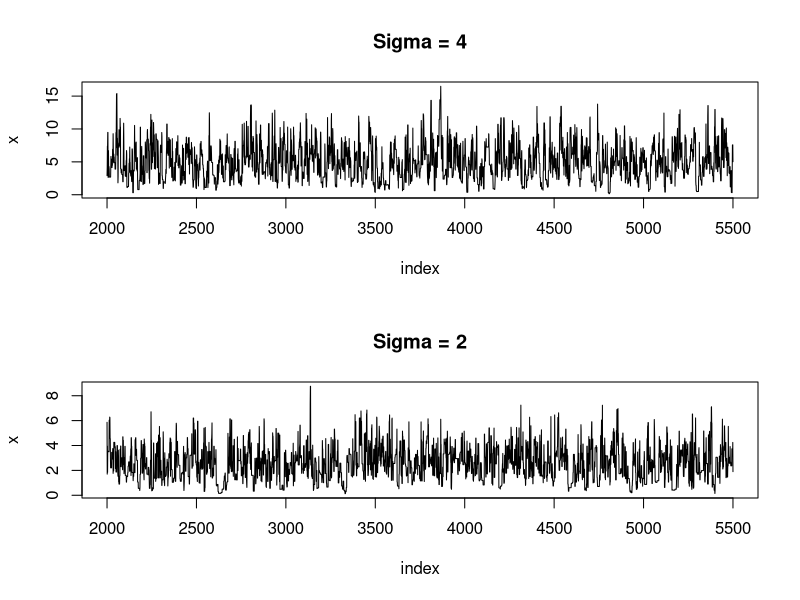
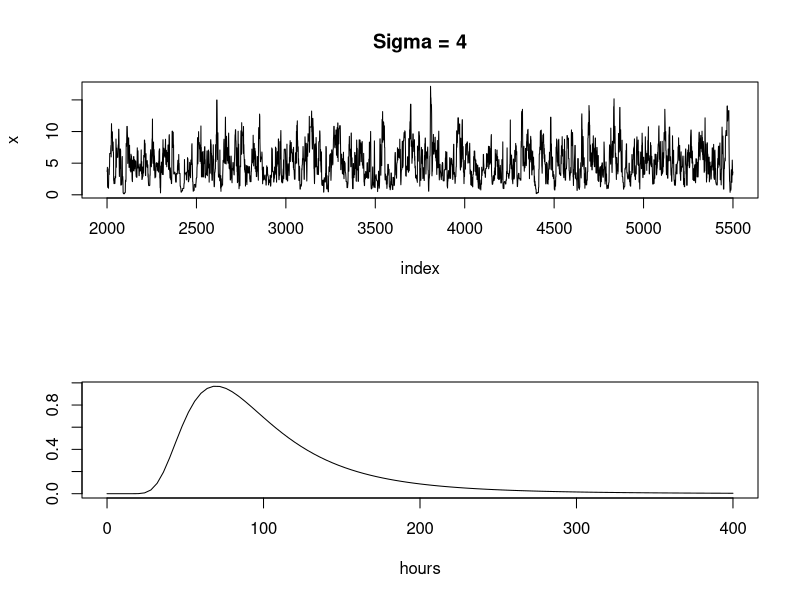
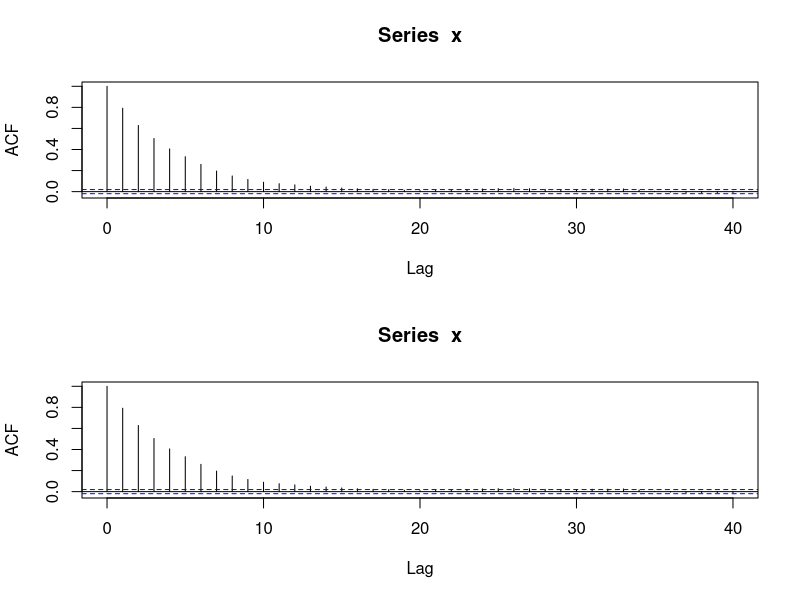
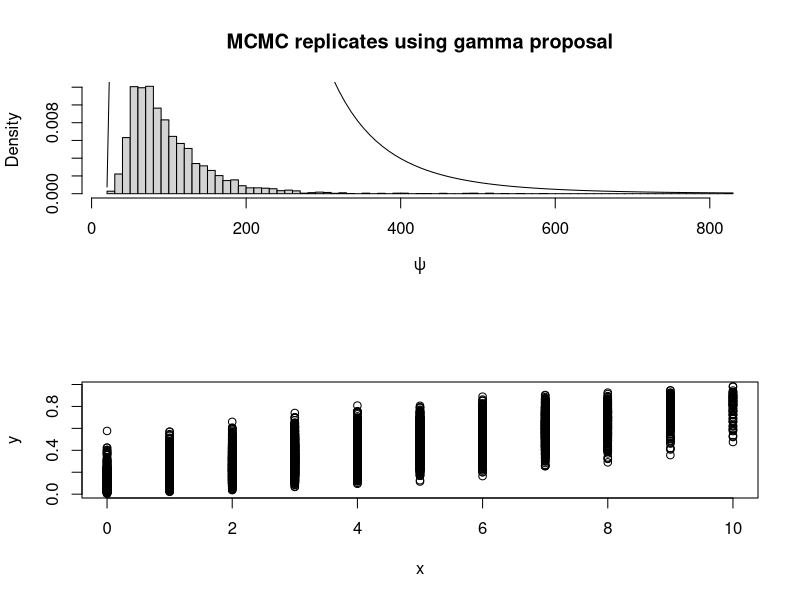
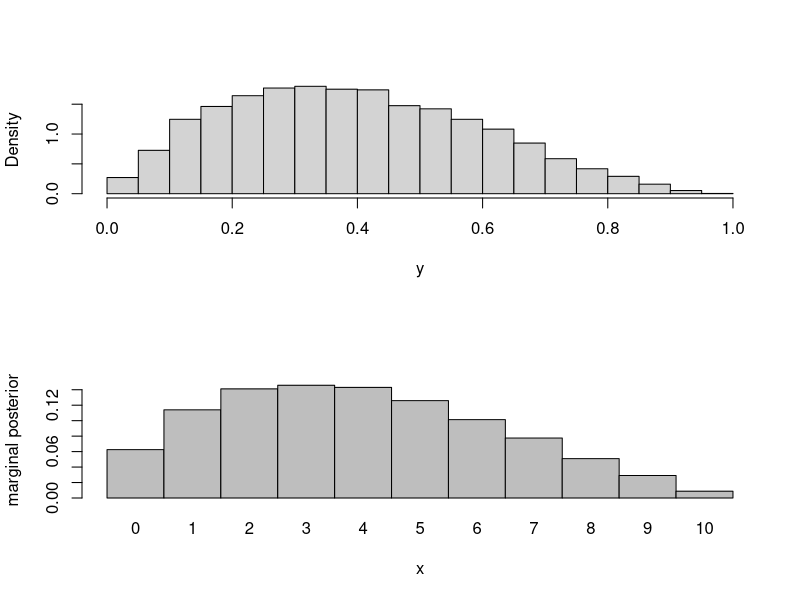
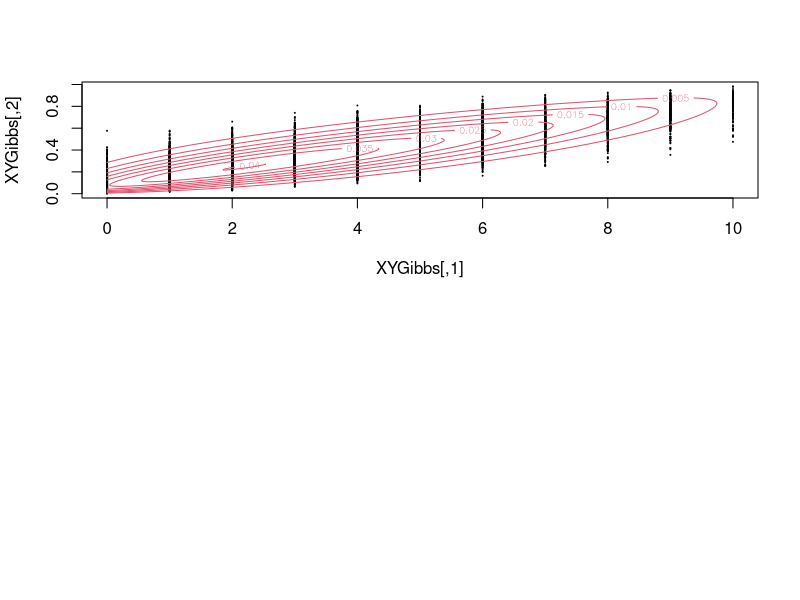
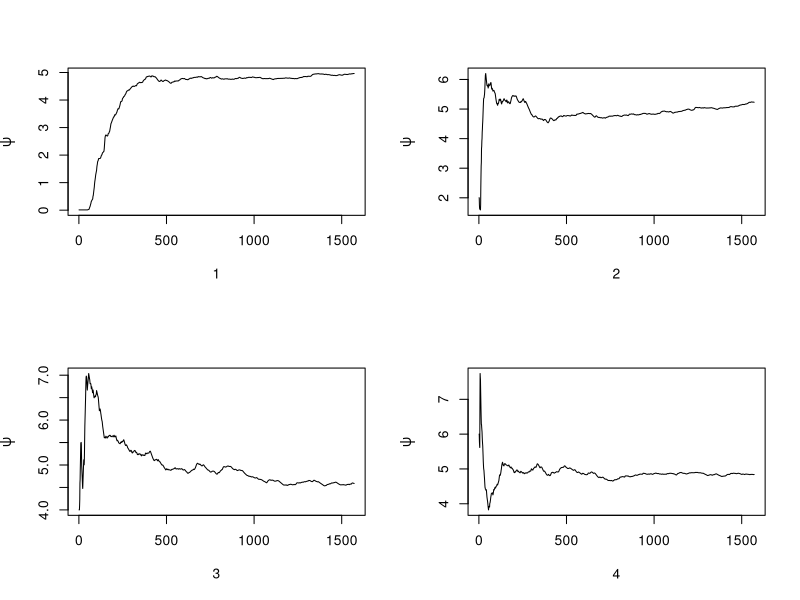
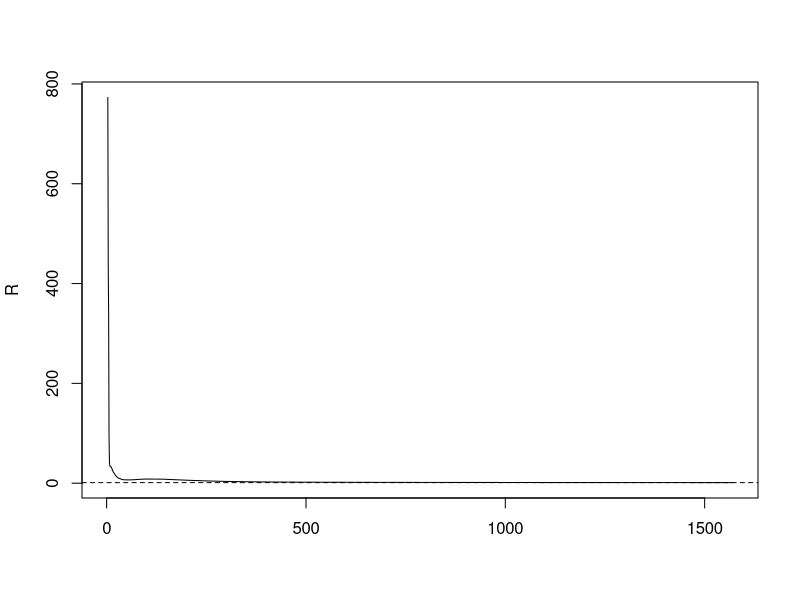

The R source for these figures, in order:
## ---- chunk 1
knitr::opts_chunk$set(echo = TRUE)
library(coda)
set.seed(04162021)
# Ch. 11: 11.1, 11.2, 11.5, 11.10, 11.12 
## ---- chunk 2


f <- function(x, sigma) {
  if (any(x < 0))
    return (0)
  stopifnot(sigma > 0)
  return((x / sigma ^ 2) * exp(-x ^ 2 / (2 * sigma ^ 2)))
}

mc.drayleigh <- function(sigma) {
  m <- 10000
  x <- numeric(m)
  x[1] <- rchisq(1, df = 1)
  k <- 0
  u <- runif(m)
  
  for (i in 2:m) {
    xt <- x[i - 1]
    y <- rchisq(1, df = xt)
    num <- f(y, sigma) * dchisq(xt, df = y)
    den <- f(xt, sigma) * dchisq(y, df = xt)
    if (u[i] <= num / den)
      x[i] <- y
    else {
      x[i] <- xt
      k <- k + 1     #y is rejected
    }
  }
  print(k)
  x
}

# Example 11.1 with sigma = 4
y1 <- mc.drayleigh(4)

# Repeat example 11.1 with sigma = 2
y2 <- mc.drayleigh(2)

par(mfrow=c(2,1))
index <- 2000:5500
plot(index, y1[index], type = "l", main = "Sigma = 4", ylab = "x")
plot(index, y2[index], type = "l", main = "Sigma = 2", ylab = "x")

# range
rbind('(sigma = 4)' = range(y1), "(sigma = 2)" = range(y2))
## ---- chunk 3

gamm.dis <- function(sigma) {
  m <- 10000
  x <- numeric(m)
  x[1] <- rgamma(1, 1, 1)
  k <- 0
  u <- runif(m)
  
  for (i in 2:m) {
    xt <- x[i - 1]
    y <- rgamma(1, shape = xt, rate = 1)
    num <- f(y, sigma) * dgamma(xt, shape = y, rate = 1)
    den <- f(xt, sigma) * dgamma(y, shape = xt, rate = 1)
    if (u[i] <= num / den)
      x[i] <- y
    else {
      x[i] <- xt
      k <- k + 1 #y is rejected
    } 
  } 
  
  print(k)
  x
}

## gamma distribution with sigma = 4
y3 <- gamm.dis(4)

plot(index, y3[index], type = "l", main = "Sigma = 4", ylab = "x")

## ---- chunk 4
f.mu <- function(x) {
  exp(-lbeta(419, 6) + 418 * log(x) - 418 * log(1 + x) - 6 * log(1 + x))
}
curve(f.mu(x), from=0, to=400, xlab="hours", ylab="")

## ---- chunk 5
fr <- function(x, y) {
  a <- 418 * (log(y) - log(x))
  b <- 424 * (log(1 + x) - log(1 + y))
  return(exp(a + b))
}

# MCMC Metropolis-Hastings with gamma proposal
m <- 10000
x <- numeric(m)
a <- 4
x[1] <- rlnorm(1)  #initialize chain
k <- 0
u <- runif(m)
for (i in 2:m) {
  xt <- x[i - 1]
  y <- rgamma(1, shape = a, rate = a / xt)
  r <- fr(xt, y) * dgamma(xt, shape = a, rate = a / y) /
    dgamma(y, shape = a, rate = a / xt)
  if (u[i] <= r)
    x[i] <- y
  else {
    x[i] <- xt
    k <- k + 1     #y is rejected
  }
}

k / m    #proportion rejected
plot(acf(x))

## ---- chunk 6
burnin <- m / 2
X <- x[-(1:burnin)]
hist(
  X,
  prob = TRUE,
  breaks = "scott",
  xlab = bquote(psi),
  main = "MCMC replicates using gamma proposal"
) -> h
curve(f.mu(x), add = TRUE)
i <- which.max(h$density)  #estimating the mode
h$mids[i]

q <- quantile(X, c(.025, .975), type = 1)
round(q, 1)     #hours

HPDi <- function(x, prob = 0.95) {
  ## HPD interval for a single MCMC chain (a vector)
  x <- sort(x)
  n <- length(x)
  m <- floor(prob * n)
  i <- 1:(n - m)
  L <- x[i + m] - x[i]
  best <- which.min(L)
  return (c(lower = x[best], upper = x[best + m]))
}

HPDi(X) 
## ---- chunk 7

df <- function (x, y) {
  # general binomial coefficient
  gamma(n + 1) / (gamma(x + 1) * gamma(n - x + 1))  * y^(x + a - 1) * (1 - y)^(n - x + b - 1)
}

gibbs.sam <-  function(m, a, b, n) {
  X <- matrix(0, nrow = m, ncol = 2)
  for (t in 2:m) {
    y <- X[t - 1, 2]
    X[t, 1] <- rbinom(1, size = n, y) #x|y~bin(n,y)
    x = X[t, 1]
    X[t, 2] <-  rbeta(1, x + a, n - x + b) #y|x~beta(x+a,n-x+b)
  }
  return(X)
} 

m = 10000 #size of chain
b0 = 1000 #burn-in
a = 2
b = 3
n = 10
XYGibbs = gibbs.sam(m, a, b, n)
aftburn = b0 + 1

plot(XYGibbs[aftburn:m, ], xlab = 'x', ylab = 'y')
## ---- chunk 8
hist(
  XYGibbs[aftburn:m, 2],
  prob = T,
  breaks = 'scott',
  main = '',
  xlab = 'y'
)
## ---- chunk 9

xGibbs = XYGibbs[aftburn:m, 1]
fx.hat = table(xGibbs) / length(xGibbs)
round(fx.hat, 3)

barplot(
  fx.hat,
  space = 0,
  ylim = c(0, 0.15),
  xlab = "x",
  ylab = 'marginal posterior',
  main = ''
)

## ---- chunk 10
plot(XYGibbs, cex = 0.1)
xs = seq(from = min(XYGibbs[,1]), to = max(XYGibbs[,1]), length.out = 1000)
ys = seq(from = min(XYGibbs[,2]), to = max(XYGibbs[,2]), length.out = 1000)

zs = t(sapply(xs, function (x) sapply(ys, function (y) df(x, y))))
# plot contour of density for verification.
contour(xs, ys, zs, add = TRUE, col = 2)
## ---- chunk 11
#Defining the function to calculate the G-R statistic
Gelman.Rubin <- function(psi){
  # psi[i,j] is the statistic psi(X[i,1:j])
  # for chain in i-th row of X
  psi <- as.matrix(psi)
  n <- ncol(psi)
  k <- nrow(psi)
  psi.means <- rowMeans(psi)     #row means
  B <- n * var(psi.means)        #between variance est.
  psi.w <- apply(psi, 1, "var")  #within variances
  W <- mean(psi.w)               #within est.
  v.hat <- W*(n-1)/n + (B/n)     #upper variance est.
  r.hat <- v.hat / W             #G-R statistic
  return(r.hat)
}

f <- function(x, sigma){         #function to evaluate the Rayleigh density
  if (any(x < 0)) return (0)
  stopifnot(sigma > 0)
  return((x / sigma^2) * exp(-x^2 / (2*sigma^2)))
}
k <- 4                           #number of chains to generate
sigma <- 4
x <- as.matrix(c(0.01, 2, 4, 6)) #initializing with overdispersed values
ral.chain <- function(x){        #defining a function to generate one iteration of the chains
  xi <- numeric(nrow(x))
  for(i in 1:length(xi)){
    xt <- x[i, ncol(x)]
    y <- rchisq(1, df = xt)      #Using chi square as the proposal distribution
    num <- f(y, sigma) * dchisq(xt, df = y)
    den <- f(xt, sigma) * dchisq(y, df = xt)
    u <- runif(1)
    if (u <= num/den) xi[i] <- y else{
      xi[i] <- xt                #y is rejected
    }
  }
  return(cbind(x,xi))
}
r.hat = 10
while(r.hat >= 1.2){             #continuing the chain till it converges
  x <- ral.chain(x)
  psi <- t(apply(x, 1, cumsum))
  for (i in 1:nrow(psi))
    psi[i,] <- psi[i,] / (1:ncol(psi))
  r.hat <- Gelman.Rubin(psi)
}
b <- ncol(x) 
cbind(b = b, r.hat = r.hat)
## ---- chunk 12
#plot psi for the four chains
par(mfrow = c(2, 2))
for (i in 1:k)
  plot(psi[i, 1:b], type = "l", xlab = i, ylab = bquote(psi))
## ---- chunk 13
par(mfrow = c(1, 1))
#plot the sequence of R-hat statistics
rhat <- rep(0, b)
for (j in 1:b)
  rhat[j] <- Gelman.Rubin(psi[, 1:j])
plot(rhat[1:b], type = "l", xlab = "", ylab = "R")
abline(h = 1.1, lty = 2)

## ---- chunk 14
# now using the coda package to check convergence by the G-R method
x.mcmc <- mcmc.list(as.mcmc(x[1,]),as.mcmc(x[2,]),as.mcmc(x[3,]),as.mcmc(x[4,]))
geweke.diag(x.mcmc)
geweke.plot(x.mcmc)
